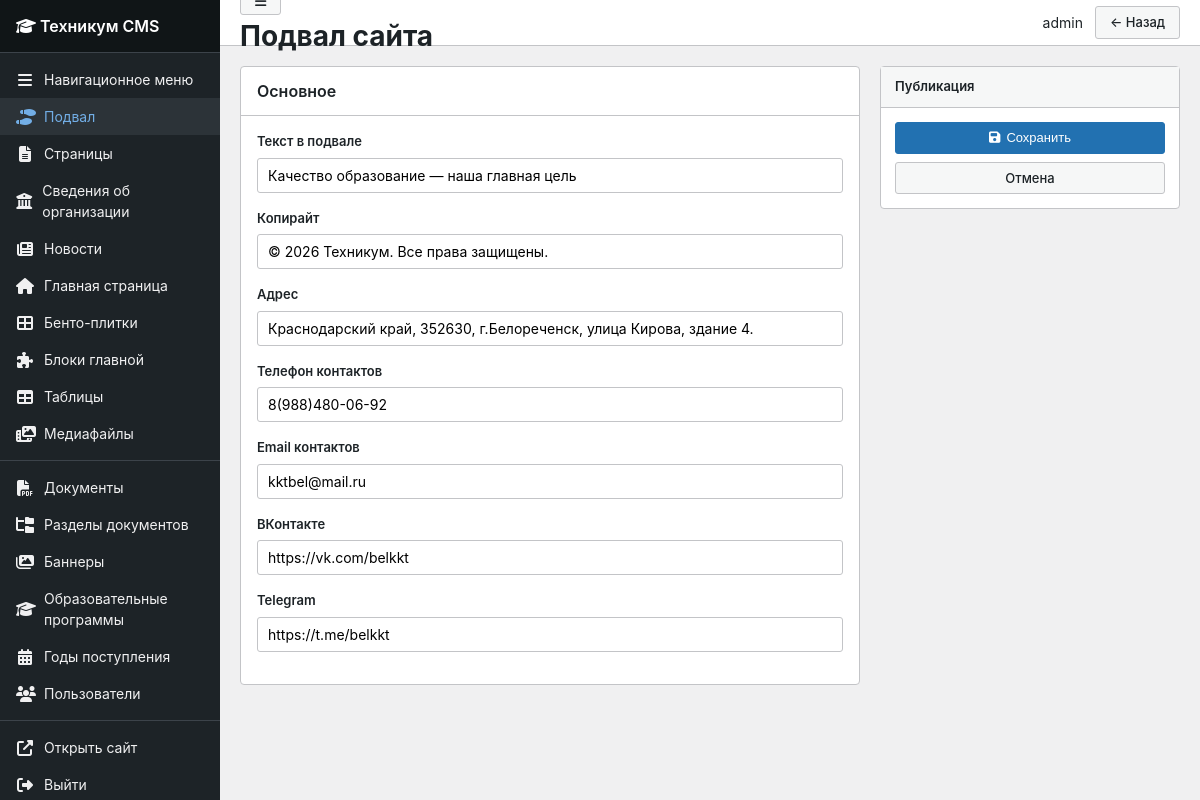
Page /panel/footer/ (signed in) on the committed database.
### cms/models.py (models this page shows, shortened)
class HomePage(models.Model):
    site_name = models.CharField(
        'Название техникума',
        max_length=300,
        default='АНЧ ПОО «Краснодарский кооперативный техникум крайпотребсоюза»',
    )
    site_tagline = models.CharField('Слоган', max_length=200, default='Качество + Креатив + Творчество', blank=True)
    site_phone = models.CharField('Телефон', max_length=50, default='8(86155)2-27-83', blank=True)
    site_email = models.EmailField('Email', default='kktbel@mail.ru', blank=True)
    site_vk = models.URLField('ВКонтакте', default='https://vk.com/belkkt', blank=True)
    site_telegram = models.URLField('Telegram', default='https://t.me/belkkt', blank=True)
    welcome_title = models.CharField('Заголовок приветствия', max_length=200, default='Добро пожаловать!')
    welcome_text = models.TextField('Текст приветствия', blank=True)
    director_name = models.CharField('Имя директора', max_length=200, blank=True)
    director_position = models.CharField('Должность директора', max_length=200, blank=True)
    director_image = models.ImageField('Фото директора', upload_to='homepage/', blank=True)
    director_message = models.TextField('Обращение директора', blank=True)
    slider_title = models.CharField('Заголовок слайдера', max_length=200, default='Добро пожаловать в наш техникум!')
    slider_text = models.TextField('Текст слайдера', default='Мы готовим специалистов с 1944 года')
    slider_image = models.ImageField('Изображение слайдера', upload_to='homepage/', blank=True)
    bento_title = models.CharField('Заголовок быстрых ссылок', max_length=200, default='Быстрые ссылки')
    specialties_label = models.CharField('Подпись блока специальностей', max_length=100, default='Образование', blank=True)
    specialties_title = models.CharField(
        'Заголовок специальностей',
        max_length=300,
        default='Мы обучаем востребованным специальностям',
    )
    specialties_text = models.TextField(
        'Текст специальностей',
        blank=True,
        default='Среднее профессиональное образование по очной форме. Поступление после 9 и 11 классов.',
    )
    specialties_image = models.ImageField('Фото блока специальностей', upload_to='homepage/', blank=True)
    specialties_count = models.CharField('Число специальностей', max_length=10, default='7', blank=True)
    specialties_list = models.TextField(
        'Список специальностей (каждая с новой строки: иконка|название|код)',
        blank=True,
        help_text='Пример: fa-plane|Туризм и гостеприимство|43.02.16',
    )
    hotline_text = models.TextField('Текст телефона доверия', blank=True)
    vov_text = models.CharField('Текст блока ВОВ', max_length=300, blank=True, default='Победа в Великой Отечественной войне 1941-1945')
    vov_image = models.ImageField('Изображение ВОВ', upload_to='homepage/', blank=True)
    contacts_title = models.CharField('Заголовок контактов', max_length=200, default='Контакты')
    contacts_address = models.CharField('Адрес', max_length=300, blank=True)
    contacts_phone = models.CharField('Телефон контактов', max_length=100, blank=True)
    contacts_phone2 = models.CharField('Доп. телефон', max_length=100, blank=True)
    contacts_email = models.EmailField('Email контактов', blank=True)
    contacts_hours = models.CharField('Режим работы', max_length=200, blank=True)
    contacts_map_url = models.URLField('Ссылка на карту (iframe)', blank=True)
    footer_tagline = models.CharField(
        'Текст в подвале',
        max_length=300,
        default='Качество образование — наша главная цель',
        blank=True,
    )
    footer_copyright = models.CharField(
        'Копирайт',
        max_length=300,
        default='© 2026 Техникум. Все права защищены.',
        blank=True,
    )
    updated_at = models.DateTimeField('Обновлено', auto_now=True)
    class Meta:
        verbose_name = 'Главная страница'
        verbose_name_plural = 'Главная страница'
    @classmethod
    def load(cls):
        obj, created = cls.objects.get_or_create(pk=1)
        return obj

### cms/panel_views.py (the view)
# urls.py: path('footer/', panel_views.footer_edit, name='footer'),
@staff_required
def footer_edit(request):
    homepage = HomePage.load()
    if request.method == 'POST':
        form = FooterForm(request.POST, instance=homepage)
        if form.is_valid():
            form.save()
            messages.success(request, 'Подвал обновлён')
            return redirect('panel:footer')
        messages.error(request, 'Проверьте поля формы (email, ссылки и т.д.)')
    else:
        form = FooterForm(instance=homepage)
    return render(request, 'panel/object_form.html', {
        'form': form,
        'active_menu': 'footer',
        'title': 'Подвал сайта',
        'back_url': reverse('panel:dashboard'),
    })

### cms/panel_forms.py
class FooterForm(StyledModelForm):
    class Meta:
        model = HomePage
        fields = [
            'footer_tagline', 'footer_copyright',
            'contacts_address', 'contacts_phone', 'contacts_email',
            'site_vk', 'site_telegram',
        ]

### cms/context_processors.py (called while the page is built)
def _dedupe_root_menu(items):
    items = list(items)
    best = {}
    for item in items:
        key = (item.title or '').strip().casefold()
        if not key:
            continue
        children = item.get_children().filter(is_active=True).count()
        score = (1 if item.page_id else 0, children, -item.order, item.pk)
        prev = best.get(key)
        if prev is None or score > prev[1]:
            best[key] = (item.pk, score)
    keep = {pk for pk, _ in best.values()}
    return [item for item in items if item.pk in keep]

def get_root_menu_items():
    menu_items = MenuItem.objects.filter(
        parent=None, is_active=True
    ).order_by('order', 'title')
    return _dedupe_root_menu(menu_items)

def site_context(request):
    homepage = HomePage.load()
    return {
        'site_settings': homepage,
        'menu_items': get_root_menu_items(),
    }

### cms/panel_views.py (called while the page is built)
def staff_required(view_func):
    decorated = login_required(
        user_passes_test(lambda u: u.is_staff)(view_func)
    )
    return decorated

### templates/panel/object_form.html (shortened to what this page needs)
{% extends 'panel/base.html' %}
{% load static %}
{% block body_class %}{% if form.content %}panel-wide{% endif %}{% endblock %}
{% block topbar_actions %}
<a href="{{ back_url }}" class="btn btn-secondary">← Назад</a>
{% endblock %}
{% block content %}
<form method="post" enctype="multipart/form-data" id="object-form">
    <div class="meta-boxes">
        <div>
            <div class="wp-card">
                <div class="wp-card-header"><h2>Основное</h2></div>
                <div class="wp-card-body">
                    {% for field in form %}
                    <div class="form-group">
                        <label for="{{ field.id_for_label }}">{{ field.label }}</label>
                        {{ field }}
                    </div>
                    {% endfor %}
                </div>
            </div>
        </div>
        <div>
            <div class="meta-box">
                <div class="meta-box-title">Публикация</div>
                <div class="meta-box-body">
                    <button type="submit" class="btn btn-primary" style="width:100%;justify-content:center;margin-bottom:8px;">
                        <i class="fas fa-save"></i> Сохранить
                    </button>
                    <a href="{{ back_url }}" class="btn btn-secondary" style="width:100%;justify-content:center;">Отмена</a>
                </div>
            </div>
        </div>
    </div>
</form>
{% endblock %}

### templates/panel/base.html (shortened to what this page needs)
{% load static %}
<!DOCTYPE html>
<html lang="ru">
<head>
    <link rel="stylesheet" href="https://cdnjs.cloudflare.com/ajax/libs/font-awesome/6.4.0/css/all.min.css">
    <link rel="stylesheet" href="{% static 'panel/admin.css' %}">
</head>
<body class="{% block body_class %}{% endblock %}">
<div class="wp-admin">
    <aside class="wp-sidebar" id="wp-sidebar">
        <div class="wp-sidebar-logo">
            <a href="{% url 'panel:dashboard' %}"><i class="fas fa-graduation-cap"></i> <span>Техникум CMS</span></a>
        </div>
        <ul class="wp-menu">
            <li class="wp-menu-item {% if active_menu == 'menu' %}active{% endif %}">
                <a href="{% url 'panel:menu_list' %}"><i class="fas fa-bars"></i> <span>Навигационное меню</span></a>
            </li>
            <li class="wp-menu-item {% if active_menu == 'footer' %}active{% endif %}">
                <a href="{% url 'panel:footer' %}"><i class="fas fa-shoe-prints"></i> <span>Подвал</span></a>
            </li>
            <li class="wp-menu-item {% if active_menu == 'pages' %}active{% endif %}">
                <a href="{% url 'panel:page_list' %}"><i class="fas fa-file-lines"></i> <span>Страницы</span></a>
            </li>
            <li class="wp-menu-item {% if active_menu == 'organization' %}active{% endif %}">
                <a href="{% url 'panel:organization_hub' %}"><i class="fas fa-building-columns"></i> <span>Сведения об организации</span></a>
            </li>
            <li class="wp-menu-item {% if active_menu == 'news' %}active{% endif %}">
                <a href="{% url 'panel:news_list' %}"><i class="fas fa-newspaper"></i> <span>Новости</span></a>
            </li>
            <li class="wp-menu-item {% if active_menu == 'homepage' %}active{% endif %}">
                <a href="{% url 'panel:homepage' %}"><i class="fas fa-house"></i> <span>Главная страница</span></a>
            </li>
            <li class="wp-menu-item {% if active_menu == 'quicklinks' %}active{% endif %}">
                <a href="{% url 'panel:quicklink_list' %}"><i class="fas fa-th-large"></i> <span>Бенто-плитки</span></a>
            </li>
            <li class="wp-menu-item {% if active_menu == 'homeblocks' %}active{% endif %}">
                <a href="{% url 'panel:homeblock_list' %}"><i class="fas fa-puzzle-piece"></i> <span>Блоки главной</span></a>
            </li>
            <li class="wp-menu-item {% if active_menu == 'tables' %}active{% endif %}">
                <a href="{% url 'panel:table_list' %}"><i class="fas fa-table"></i> <span>Таблицы</span></a>
            </li>
            <li class="wp-menu-item {% if active_menu == 'media' %}active{% endif %}">
                <a href="{% url 'panel:media' %}"><i class="fas fa-photo-film"></i> <span>Медиафайлы</span></a>
            </li>
            <li class="wp-menu-separator"></li>
            <li class="wp-menu-item {% if active_menu == 'documents' %}active{% endif %}">
                <a href="{% url 'panel:document_list' %}"><i class="fas fa-file-pdf"></i> <span>Документы</span></a>
            </li>
            <li class="wp-menu-item {% if active_menu == 'docsections' %}active{% endif %}">
                <a href="{% url 'panel:docsection_list' %}"><i class="fas fa-folder-tree"></i> <span>Разделы документов</span></a>
            </li>
            <li class="wp-menu-item {% if active_menu == 'banners' %}active{% endif %}">
                <a href="{% url 'panel:banner_list' %}"><i class="fas fa-images"></i> <span>Баннеры</span></a>
            </li>
            <li class="wp-menu-item {% if active_menu == 'programs' %}active{% endif %}">
                <a href="{% url 'panel:program_list' %}"><i class="fas fa-graduation-cap"></i> <span>Образовательные программы</span></a>
            </li>
            <li class="wp-menu-item {% if active_menu == 'admission_years' %}active{% endif %}">
                <a href="{% url 'panel:admission_year_list' %}"><i class="fas fa-calendar-alt"></i> <span>Годы поступления</span></a>
            </li>
            {% if request.user.is_superuser %}
            <li class="wp-menu-item {% if active_menu == 'users' %}active{% endif %}">
                <a href="{% url 'panel:user_list' %}"><i class="fas fa-users"></i> <span>Пользователи</span></a>
            </li>
            {% endif %}
            <li class="wp-menu-separator"></li>
            <li class="wp-menu-item">
                <a href="/" target="_blank"><i class="fas fa-external-link-alt"></i> <span>Открыть сайт</span></a>
            </li>
            <li class="wp-menu-item">
                <a href="{% url 'panel:logout' %}"><i class="fas fa-right-from-bracket"></i> <span>Выйти</span></a>
            </li>
        </ul>
    </aside>
    <div class="wp-main">
        <header class="wp-topbar">
            <div class="wp-topbar-left">
                <button type="button" class="btn btn-secondary btn-sidebar-toggle" id="btn-sidebar-toggle" title="Свернуть / развернуть меню" aria-label="Свернуть меню">
                    <i class="fas fa-bars"></i>
                </button>
                <h1>{{ title|default:"Панель управления" }}</h1>
            </div>
            <div class="wp-topbar-actions">
                <span>{{ request.user.get_full_name|default:request.user.username }}</span>
                {% block topbar_actions %}{% endblock %}
            </div>
        </header>
        <div class="wp-content">
            {% block content %}{% endblock %}
        </div>
    </div>
</div>
</body>
</html>

### static/panel/admin.css (style rules this page uses)
:root { --wp-sidebar: #1d2327; --wp-sidebar-hover: #2c3338; --wp-accent: #2271b1; --wp-accent-hover: #135e96; --wp-green: #00a32a; --wp-border: #c3c4c7; --wp-bg: #f0f0f1; --wp-text: #1d2327; --wp-muted: #646970; --sidebar-width: 220px; --topbar-height: 46px; }
* { margin: 0; padding: 0; box-sizing: border-box; }
body { font-family: -apple-system, BlinkMacSystemFont, "Segoe UI", Roboto, Oxygen-Sans, Ubuntu, Cantarell, "Helvetica Neue", sans-serif; font-size: 14px; color: var(--wp-text); background: var(--wp-bg); line-height: 1.5; }
a { color: var(--wp-accent); text-decoration: none; }
.wp-admin { display: flex; min-height: 100vh; }
.wp-sidebar { width: var(--sidebar-width); background: var(--wp-sidebar); color: #f0f0f1; position: fixed; top: 0; left: 0; bottom: 0; overflow-y: auto; z-index: 100; }
.wp-sidebar-logo { padding: 14px 16px; font-size: 16px; font-weight: 600; border-bottom: 1px solid #3c434a; background: #101517; }
.wp-sidebar-logo a { color: #fff; }
.wp-menu { list-style: none; padding: 8px 0; }
.wp-menu-item a { display: flex; align-items: center; gap: 10px; padding: 8px 16px; color: #f0f0f1; transition: background 0.15s; }
.wp-menu-item a:hover, .wp-menu-item.active a { background: var(--wp-sidebar-hover); color: #72aee6; }
.wp-menu-item i { width: 18px; text-align: center; font-size: 16px; }
.wp-menu-separator { height: 1px; background: #3c434a; margin: 8px 0; }
.wp-main { flex: 1; margin-left: var(--sidebar-width); min-height: 100vh; }
.wp-topbar { height: var(--topbar-height); background: #fff; border-bottom: 1px solid var(--wp-border); display: flex; align-items: center; justify-content: space-between; padding: 0 20px; position: sticky; top: 0; z-index: 50; }
.wp-topbar-actions { display: flex; align-items: center; gap: 12px; }
.wp-content { padding: 20px; max-width: 1200px; }
.wp-card { background: #fff; border: 1px solid var(--wp-border); border-radius: 4px; margin-bottom: 20px; }
.wp-card-header { padding: 12px 16px; border-bottom: 1px solid var(--wp-border); display: flex; align-items: center; justify-content: space-between; }
.wp-card-header h2 { font-size: 16px; font-weight: 600; }
.wp-card-body { padding: 16px; }
.btn { display: inline-flex; align-items: center; gap: 6px; padding: 6px 14px; border: 1px solid transparent; border-radius: 3px; font-size: 13px; font-weight: 500; cursor: pointer; text-decoration: none; line-height: 1.4; transition: all 0.15s; }
.btn-primary { background: var(--wp-accent); color: #fff; border-color: var(--wp-accent); }
.btn-secondary { background: #f6f7f7; color: var(--wp-text); border-color: var(--wp-border); }
.form-group { margin-bottom: 16px; }
.form-group label { display: block; margin-bottom: 6px; font-weight: 600; font-size: 13px; }
.form-control, .form-select { width: 100%; padding: 8px 10px; border: 1px solid var(--wp-border); border-radius: 3px; font-size: 14px; font-family: inherit; background: #fff; }
.meta-boxes { display: grid; grid-template-columns: 1fr 300px; gap: 20px; }
.meta-box { background: #fff; border: 1px solid var(--wp-border); border-radius: 4px; margin-bottom: 16px; }
.meta-box-title { padding: 10px 14px; border-bottom: 1px solid var(--wp-border); font-weight: 600; font-size: 13px; background: #f6f7f7; }
.meta-box-body { padding: 14px; }
.wp-card-header { display: flex; align-items: center; justify-content: space-between; gap: 12px; flex-wrap: wrap; }

### rows in the picture
HomePage: form "Качество образование — наша главная цель" "© 2026 Техникум. Все права защищены." "Краснодарский край, 352630, г.Белореченск, улица Кирова, здание 4." "8(988)480-06-92" "kktbel@mail.ru" "https://vk.com/belkkt" "https://t.me/belkkt"

### other values in the picture
{{ title|default:"Панель управления" }} "Подвал сайта"
{{ request.user.get_full_name|default:request.user.username }} "admin"
{{ field.label }} "Текст в подвале" "Копирайт" "Адрес" "Телефон контактов" "Email контактов" "ВКонтакте" "Telegram"
